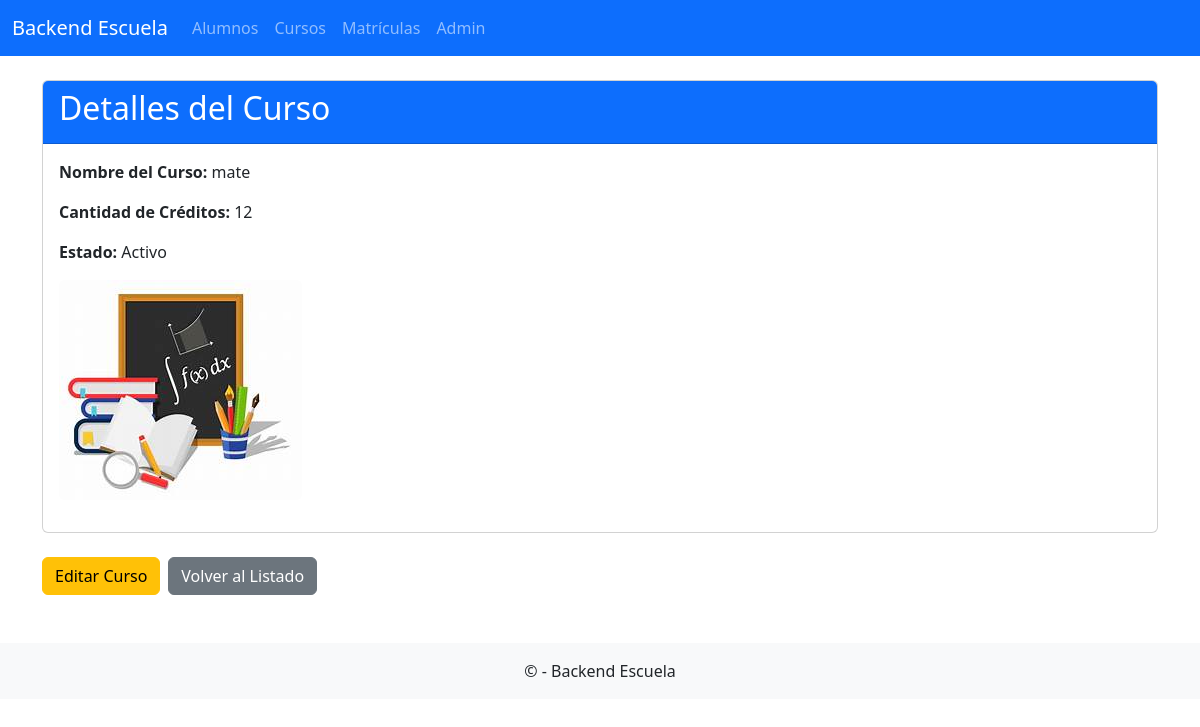
The app's page /curso/1/ with its own data.
### frontend_appescuela/models.py (models this page shows, shortened)
class Curso(models.Model):
    Nombre = models.CharField(max_length=50)
    Creditos = models.PositiveSmallIntegerField()
    Estado = models.BooleanField(default=True)
    foto_curso = models.ImageField(upload_to='proyectos/', blank=True, null=True)

### frontend_appescuela/views.py (the view)
# urls.py: path('curso/<int:id>/', views.detalle_curso, name='detalle_curso'),
def detalle_curso(request, id):
    curso = get_object_or_404(Curso, id=id)
    return render(request, 'frontend_appescuela/detalle_curso.html', {'curso': curso})

### frontend_appescuela/templates/frontend_appescuela/detalle_curso.html (shortened to what this page needs)
{% extends "frontend_appescuela/base.html" %}
{% block content %}
<div class="card mb-4">
    <div class="card-header bg-primary text-white">
        <h2>Detalles del Curso</h2>
    </div>
    <div class="card-body">
        <p><strong>Nombre del Curso:</strong> {{ curso.Nombre }}</p>
        <p><strong>Cantidad de Créditos:</strong> {{ curso.Creditos }}</p>
        <p><strong>Estado:</strong> {{ curso.Estado|yesno:"Activo,Inactivo" }}</p>
        {% if curso.foto_curso %}
            <div class="mb-3">
                <img src="{{ curso.foto_curso.url }}" alt="Foto del curso" class="img-fluid rounded" style="max-width: 300px;">
            </div>
        {% else %}
            <p>No hay imagen disponible.</p>
        {% endif %}
    </div>
</div>
<div class="d-flex gap-2">
    <a href="{% url 'frontend_appescuela:editar_curso' curso.id %}" class="btn btn-warning">Editar Curso</a>
    <a href="{% url 'frontend_appescuela:ver_cursos' %}" class="btn btn-secondary">Volver al Listado</a>
</div>
{% endblock %}

### records on screen
Curso: Nombre "mate", Creditos "12", Estado "Activo", foto_curso (picture)
